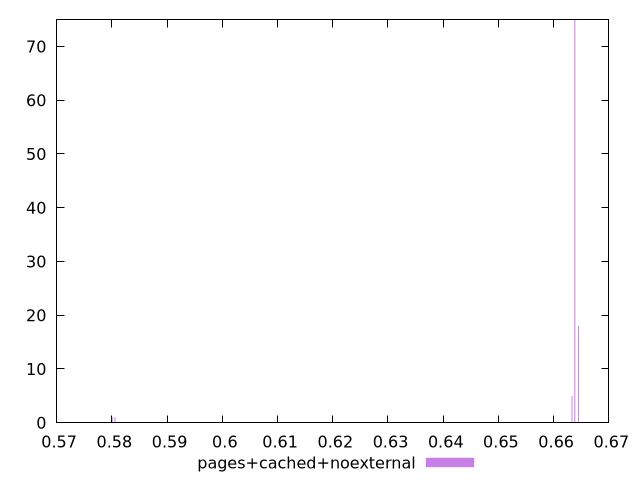

The script that saved this image:
$_pagesCachedNoexternal <<EOF
0.6638319711523736 75
0.6645060833343003 18
0.6633263870159285 5
0.5805791166844191 1
0.580073532547974 1
EOF
set key outside below
set terminal pngcairo
set output "report_00004_2020-11-02T20-21-41.718Z/uses-rel-preload/pages+cached+noexternal//hist.png"
set yrange [0:75]
set boxwidth 0.00016852804548168914
set style fill transparent solid 0.5 noborder
plot $_pagesCachedNoexternal title "pages+cached+noexternal" with boxes ,
